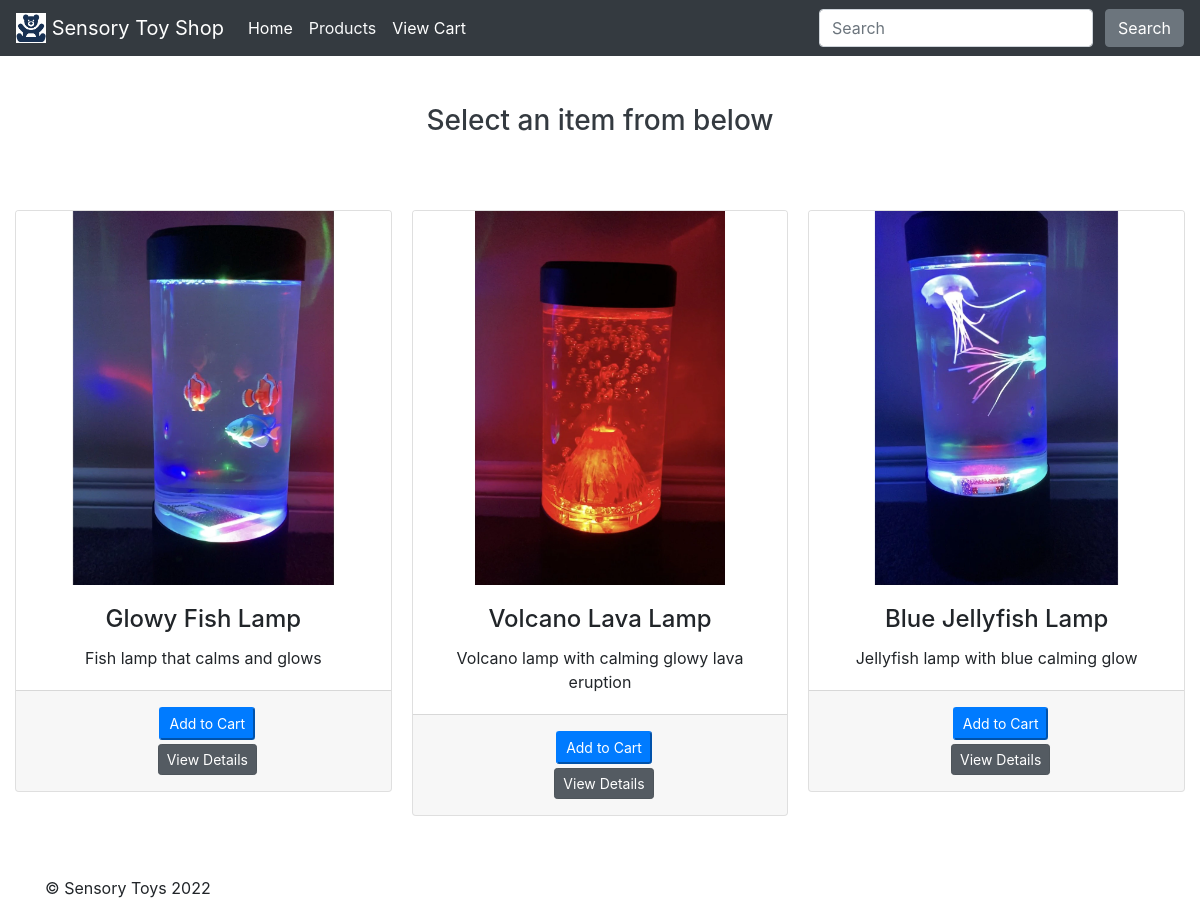
/products/1, run on the app's committed database.
### toyshop/models.py (models this page shows, shortened)
class Product(db.Model):
    __tablename__ = 'products'
    id = db.Column(db.Integer, primary_key=True)
    name = db.Column(db.String(64), nullable=False)
    description = db.Column(db.String(500), nullable=False)
    image = db.Column(db.String(60), nullable=False)
    price = db.Column(db.Float, nullable=False)
    date = db.Column(db.DateTime, nullable=False)
    productCategory_id = db.Column(
        db.Integer, db.ForeignKey('productCategories.id'))  # one-to-one rship

### toyshop/views.py (the view)
@bp.route('/products/<int:productCategoryid>')
def productCategory(productCategoryid):
    products = Product.query.filter(
        Product.productCategory_id == productCategoryid)
    return render_template('productCategories.html', products=products)

### toyshop/templates/productCategories.html (shortened to what this page needs)
{% extends 'base.html' %} {% block main %}
<section>
  <div class="text-dark text-center p-5">
    <div>
      <p class="h3 text-dark mb-4">Select an item from below</p>
    </div>
  </div>
  <div class="card-columns">
    {% for product in products%}
    <div class="card">
      <img
        class="card-img-top"
        src="{{url_for('static', filename='img/'+product.image)}}"
        alt="Card image"
      />
      <div class="card-body text-center">
        <h4 class="card-title">{{product.name}}</h4>
        <p class="card-text">{{product.description}}</p>
      </div>
      <div class="card-footer text-center">
        <div class="container m-1">
          <form action="{{ url_for('main.order') }}">
            <input
              class="btn-sm btn-primary"
              type="submit"
              value="Add to Cart"
            />
          </form>
        </div>
        <div class="container m-1">
          <a
            href="{{ url_for('main.productInfo', productid=product.id) }}"
            class="btn btn-secondary btn-sm active"
            role="button"
            aria-pressed="true"
            >View Details</a
          >
        </div>
      </div>
    </div>
    {% endfor %}
  </div>
</section>
{% endblock %}

### toyshop/templates/base.html (shortened to what this page needs)
<!DOCTYPE html>
<html lang="en">
  <head>
    <link
      rel="stylesheet"
      href="https://cdn.jsdelivr.net/npm/bootstrap@4.4.1/dist/css/bootstrap.min.css"
    />
    <link href="css/style.css" rel="stylesheet" />
  </head>
  <body>
    <header>
      <nav class="navbar navbar-expand-sm bg-dark navbar-dark">
        <a class="navbar-brand" href="{{ url_for('main.index') }}">
          <img
            src="{{url_for('static', filename='img/logo.jpg')}}"
            width="30"
            height="30"
            class="d-inline-block align-top"
            alt="Logo"
          />
          Sensory Toy Shop
        </a>
        <div class="collapse navbar-collapse" id="navbarNav">
          <ul class="navbar-nav">
            <li class="nav-item">
              <a
                class="nav-link"
                href="{{url_for('main.index')}}"
                style="color: white"
                >Home</a
              >
            </li>
            <li class="nav-item">
              <a
                class="nav-item nav-link text-light"
                href="{{url_for('main.index', _anchor='productCategories_anchor')}}"
                >Products</a
              >
            </li>
            <li class="nav-item">
              <a
                class="nav-link"
                href="{{url_for('main.order')}}"
                style="color: white"
                >View Cart</a
              >
            </li>
          </ul>
          <div style="margin-left: auto">
            <form class="form-inline my-2 my-lg-0 ml-5">
              <input
                class="form-control mr-sm-2"
                type="search"
                placeholder="Search"
                aria-label="Search"
              />
              <button
                class="btn btn-outline-black btn btn-secondary btn-s my-0 ml-1"
                type="submit"
              >
                Search
              </button>
            </form>
          </div>
        </div>
      </nav>
    </header>
    <div class="container-fluid">
      <main>{% block main %}{% endblock %}</main>
    </div>
    <footer>
      <div class="container">
        <div class="align-content-star pt-5">
          <p>© Sensory Toys 2022</p>
        </div>
      </div>
    </footer>
  </body>
</html>

### toyshop/static/css/style.css (style rules this page uses)
a:link { color: white; background-color: transparent; text-decoration: none; }

### data on the page
Product: image (picture), name "Glowy Fish Lamp", description "Fish lamp that calms and glows"
Product: image (picture), name "Volcano Lava Lamp", description "Volcano lamp with calming glowy lava eruption"
Product: image (picture), name "Blue Jellyfish Lamp", description "Jellyfish lamp with blue calming glow"
